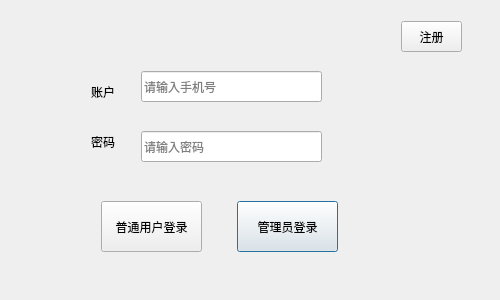
<?xml version="1.0" encoding="UTF-8"?>
<ui version="4.0">
 <class>dlgLogin</class>
 <widget class="QDialog" name="dlgLogin">
  <property name="geometry">
   <rect>
    <x>0</x>
    <y>0</y>
    <width>500</width>
    <height>300</height>
   </rect>
  </property>
  <property name="minimumSize">
   <size>
    <width>300</width>
    <height>250</height>
   </size>
  </property>
  <property name="maximumSize">
   <size>
    <width>500</width>
    <height>300</height>
   </size>
  </property>
  <property name="windowTitle">
   <string>Dialog</string>
  </property>
  <layout class="QGridLayout" name="gridLayout_3">
   <item row="0" column="0">
    <widget class="QWidget" name="widget" native="true">
     <widget class="QLineEdit" name="linet_password">
      <property name="geometry">
       <rect>
        <x>130</x>
        <y>120</y>
        <width>181</width>
        <height>31</height>
       </rect>
      </property>
      <property name="text">
       <string/>
      </property>
      <property name="echoMode">
       <enum>QLineEdit::Password</enum>
      </property>
      <property name="placeholderText">
       <string>请输入密码</string>
      </property>
     </widget>
     <widget class="QLabel" name="label_account">
      <property name="geometry">
       <rect>
        <x>80</x>
        <y>70</y>
        <width>51</width>
        <height>21</height>
       </rect>
      </property>
      <property name="text">
       <string>账户</string>
      </property>
     </widget>
     <widget class="QLineEdit" name="linet_account">
      <property name="geometry">
       <rect>
        <x>130</x>
        <y>60</y>
        <width>181</width>
        <height>31</height>
       </rect>
      </property>
      <property name="text">
       <string/>
      </property>
      <property name="echoMode">
       <enum>QLineEdit::Normal</enum>
      </property>
      <property name="placeholderText">
       <string>请输入手机号</string>
      </property>
     </widget>
     <widget class="QLabel" name="label_password">
      <property name="geometry">
       <rect>
        <x>80</x>
        <y>120</y>
        <width>31</width>
        <height>21</height>
       </rect>
      </property>
      <property name="text">
       <string>密码</string>
      </property>
     </widget>
     <widget class="QPushButton" name="btn_login_a">
      <property name="geometry">
       <rect>
        <x>226</x>
        <y>190</y>
        <width>101</width>
        <height>51</height>
       </rect>
      </property>
      <property name="minimumSize">
       <size>
        <width>55</width>
        <height>22</height>
       </size>
      </property>
      <property name="styleSheet">
       <string notr="true"/>
      </property>
      <property name="text">
       <string>管理员登录</string>
      </property>
     </widget>
     <widget class="QPushButton" name="btn_register">
      <property name="geometry">
       <rect>
        <x>390</x>
        <y>10</y>
        <width>61</width>
        <height>31</height>
       </rect>
      </property>
      <property name="minimumSize">
       <size>
        <width>50</width>
        <height>22</height>
       </size>
      </property>
      <property name="maximumSize">
       <size>
        <width>200</width>
        <height>40</height>
       </size>
      </property>
      <property name="styleSheet">
       <string notr="true"/>
      </property>
      <property name="text">
       <string>注册</string>
      </property>
     </widget>
     <widget class="QPushButton" name="btn_OK">
      <property name="geometry">
       <rect>
        <x>90</x>
        <y>190</y>
        <width>101</width>
        <height>51</height>
       </rect>
      </property>
      <property name="styleSheet">
       <string notr="true"/>
      </property>
      <property name="text">
       <string>普通用户登录</string>
      </property>
     </widget>
    </widget>
   </item>
  </layout>
 </widget>
 <tabstops>
  <tabstop>linet_account</tabstop>
  <tabstop>linet_password</tabstop>
  <tabstop>btn_login_a</tabstop>
 </tabstops>
 <resources/>
 <connections/>
</ui>
